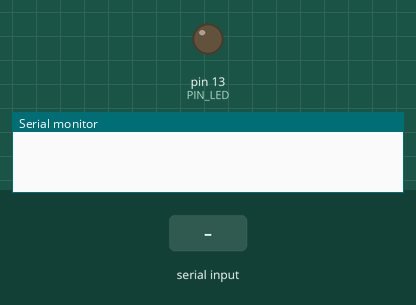
The sketch below on a simulated Arduino Uno, built with avr-gcc and run on an emulated ATmega328P. Shown: output pins drawn as LEDs (lit = HIGH), the last lines printed to the serial monitor. The test bench sets the inputs (shaded band).

Above: at 1.2 s.
1.3 s: "1" received over Serial
At 2.5 s:
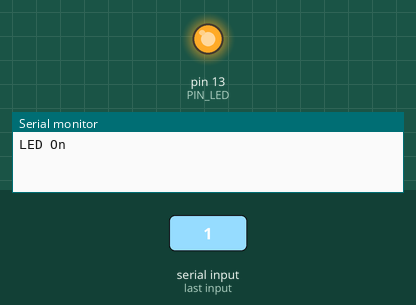
2.8 s: "0" received over Serial
At 3.7 s:
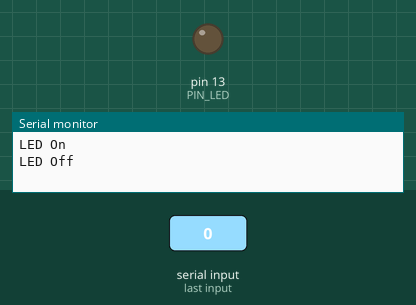
Timing chart, 0 to 5.8 s (numbered marks = the images above; inputs shaded):
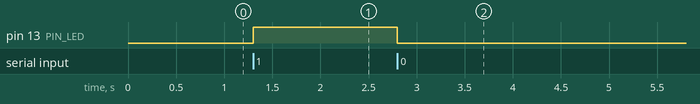

Measured:
- after the input at 1.3 s, pin 13 (PIN_LED): LOW → HIGH at once
- after the input at 2.8 s, pin 13 (PIN_LED): HIGH → LOW at once

The sketch:

led.ino
```cpp
#define PIN_LED  13

char val = 0;
void setup(){
    Serial.begin(9600);
    pinMode(PIN_LED, OUTPUT);
}

void loop(){

    if(Serial.available()){
        val = Serial.read();
        if(val == '1'){
            digitalWrite(PIN_LED, HIGH);
            Serial.println("LED On");
        }else if(val == '0'){
            digitalWrite(PIN_LED, LOW);
            Serial.println("LED Off");
        }else{
          Serial.println("Unknown Command");
        }
    }
}
```
